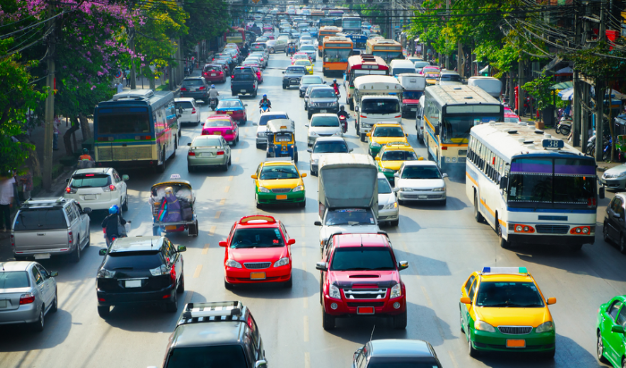
#> input picture MINI project/img1.png, 626 x 368 px
$ python source.py
#> lines starting #> are read from the running program, lines starting #| are printed output that depends on the picture
import cv2
import matplotlib.pyplot as plt
import cvlib as cv
from cvlib.object_detection import draw_bbox
min_veh=0
min_time=0
max_veh=0
max_time=0
min_img=None
max_img=None

def traffic_density(image):
    global min_veh,min_time,max_veh,max_time,min_img,max_img
    im = image
    #print(im)
    time=5
    bbox, label, conf = cv.detect_common_objects(im)
    output_image = draw_bbox(im, bbox, label, conf)
    plt.imshow(output_image)
    plt.show()
    N_car=label.count('car')
    N_bus=label.count('bus')
    N_motorcycle=label.count('motorcycle')
    N_truck=label.count('truck')
    #print(N_bus , N_car , N_motorcycle , N_truck)
    vehicle= N_bus + N_car + N_motorcycle+N_truck
    #print('Number of vehicle in the image is ',vehicle)
    if vehicle<=55:
        time+=vehicle
        print("Time displayed in signal Indicator is ",time)
    else:
        time=60
        print("Time displayed in signal Indicator is ",time)
    if vehicle>max_veh:
        max_veh=vehicle
        max_time=time
        max_img=draw_bbox(im, bbox, label, conf)
traffic_density(cv2.imread('img1.png'))
#> in traffic_density, im is the input picture: shape (368, 626, 3); mean B, G, R 111.5, 113.8, 99.8
#> (the call stopped at in traffic_density, `bbox, label, conf = cv.detect_common_objects(im)`: cvlib is not available in this run)
traffic_density(cv2.imread('img2.jpeg'))
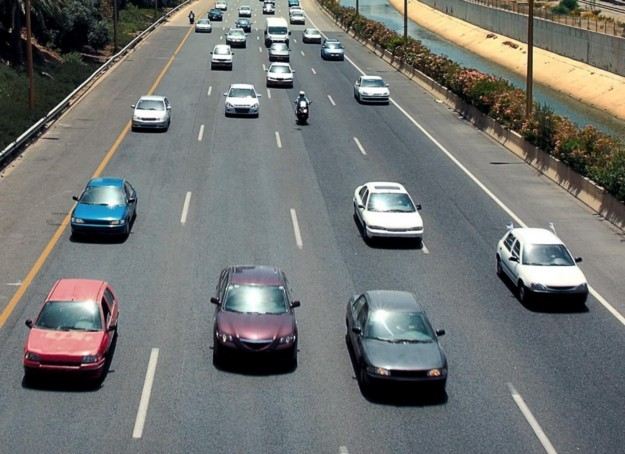
#> input picture MINI project/img2.jpeg, 625 x 454 px
#> in traffic_density, im is the input picture: shape (454, 625, 3); mean B, G, R 114.1, 115.9, 113.3
#> (the call stopped at in traffic_density, `bbox, label, conf = cv.detect_common_objects(im)`: cvlib is not available in this run)
traffic_density(cv2.imread('img3.jpg'))
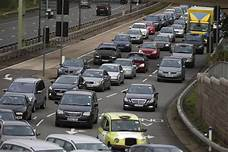
#> input picture MINI project/img3.jpg, 228 x 152 px
#> in traffic_density, im is the input picture: shape (152, 228, 3); mean B, G, R 87.6, 90.6, 92.2
#> (the call stopped at in traffic_density, `bbox, label, conf = cv.detect_common_objects(im)`: cvlib is not available in this run)
traffic_density(cv2.imread('img4.jpg'))
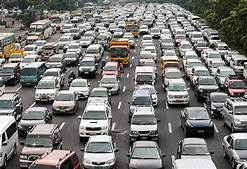
#> input picture MINI project/img4.jpg, 247 x 169 px
#> in traffic_density, im is the input picture: shape (169, 247, 3); mean B, G, R 118.1, 120.6, 122
#> (the call stopped at in traffic_density, `bbox, label, conf = cv.detect_common_objects(im)`: cvlib is not available in this run)

print("HIGH DENSITY")
#> (the run stopped early here; a loop or call above may not have finished)
